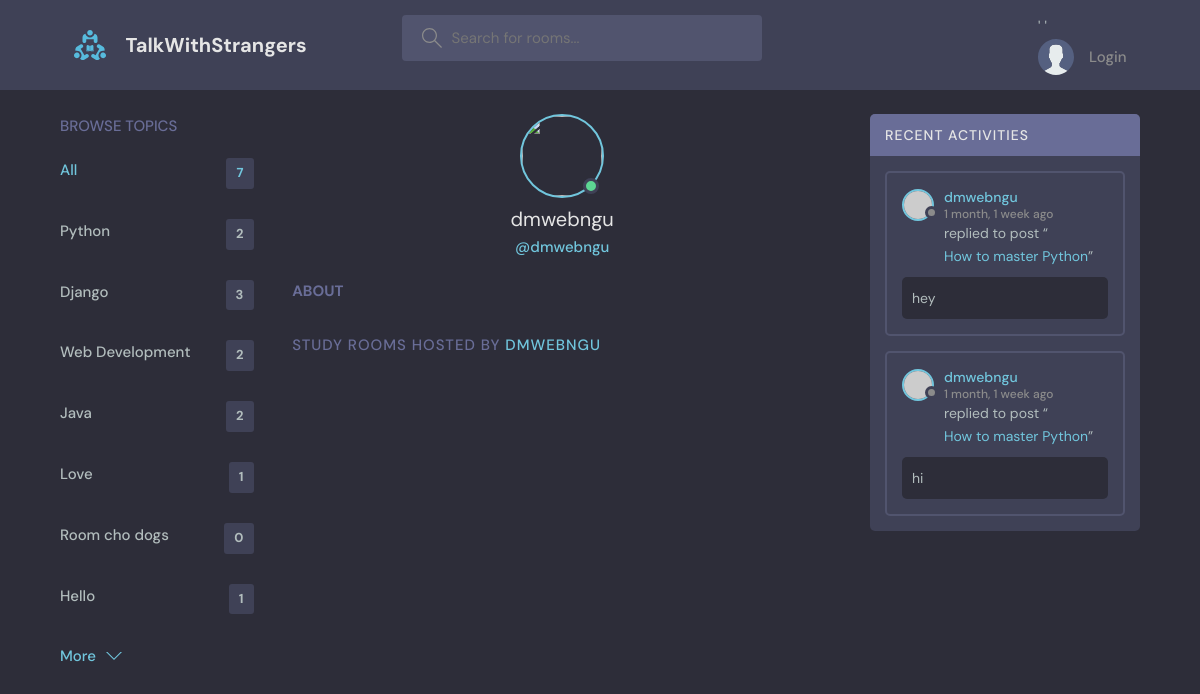
The app's page /profile/2/ with its own data.
### base/models.py (models this page shows, shortened)
class Topic(models.Model):
    name = models.CharField(max_length=200)

class Message(models.Model):
    user = models.ForeignKey(User, on_delete=models.CASCADE)
    room = models.ForeignKey(Room, on_delete=models.CASCADE)
    body = models.TextField()
    updated = models.DateTimeField(auto_now=True)
    created = models.DateTimeField(auto_now_add=True)
    class Meta:
        ordering = ['-updated', '-created']

class Room(models.Model):
    host = models.ForeignKey(User, on_delete=models.SET_NULL, null=True)
    topic = models.ForeignKey(Topic, on_delete=models.SET_NULL, null=True)
    name = models.CharField(max_length=200)
    description = models.TextField(null=True, blank=True)
    participants = models.ManyToManyField(User, related_name='participants', blank=True)
    updated = models.DateTimeField(auto_now=True)
    created = models.DateTimeField(auto_now_add=True)
    class Meta:
        ordering = ['-updated', '-created']
    def __str__(self):
        return self.name

### base/views.py (the view)
# urls.py: path('profile/<str:pk>/', views.userProfile, name='user-profile'),
def userProfile(request, pk):
    user = User.objects.get(id=pk)
    rooms = user.room_set.all()
    room_messages = user.message_set.all()
    topics = Topic.objects.all()
    context = {'user': user, 'rooms': rooms , 'room_messages': room_messages, 'topics': topics}
    return render(request, 'base/profile.html', context)

### base/templates/base/profile.html (shortened to what this page needs)
{% extends 'main.html' %}
{% block content %}
<main class="profile-page layout layout--3">
  <div class="container">
    {% include 'base/topics_component.html' %}
    <div class="roomList">
      <div class="profile">
        <div class="profile__avatar">
          <div class="avatar avatar--large active">
            <img src="{{user.avatar.url}}" />
          </div>
        </div>
        <div class="profile__info">
          <h3>{{user.username}}</h3>
          <p>@{{user.username}}</p>
        </div>
        <div class="profile__about">
          <h3>About</h3>
        </div>
      </div>
      <div class="roomList__header">
        <div>
          <h2>Study Rooms Hosted by <a>{{user.username}}</a>
          </h2>
        </div>
      </div>
    </div>
    {% include 'base/activity_component.html' %}
  </div>
</main>
{% endblock content %}

### base/templates/base/topics_component.html
<div class="topics">
    <div class="topics__header">
      <h2>Browse Topics</h2>
    </div>
    <ul class="topics__list">
      <li>
        <a href="{% url 'home' %}" class="active">All <span>{{topics.count}}</span></a>
      </li>
      {% for topic in topics %}
      <li>
        <a href="{% url 'home' %}?q={{topic.name}}">{{topic.name}} <span>{{topic.room_set.all.count}}</span></a>
      </li>
      {% endfor %}
    </ul>
    <a class="btn btn--link" href="topics.html">
      More
      <svg version="1.1" xmlns="http://www.w3.org/2000/svg" width="32" height="32" viewBox="0 0 32 32">
        <title>chevron-down</title>
        <path d="M16 21l-13-13h-3l16 16 16-16h-3l-13 13z"></path>
      </svg>
    </a>
  </div>

### base/templates/base/activity_component.html (shortened to what this page needs)
<div class="activities">
    <div class="activities__header">
      <h2>Recent Activities</h2>
    </div>
    {% for message in room_messages %}
    <div class="activities__box">
      <div class="activities__boxHeader roomListRoom__header">
        <a href="{% url 'user-profile' message.user.id %}" class="roomListRoom__author">
          <div class="avatar avatar--small">
            <img src="https://randomuser.me/api/portraits/women/11.jpg" />
          </div>
          <p>
            {{message.user}}
            <span>{{message.created|timesince}} ago</span>
          </p>
        </a>
      </div>
      <div class="activities__boxContent">
          <p>replied to post “<a href="{% url 'room' message.room.id %}">{{message.room}}</a>”</p>
          <div class="activities__boxRoomContent">
              {{message.body}}
          </div>
      </div>
    </div>
    {% endfor %}
  </div>

### records on screen
Topic: name "Python", room_set.all.count "2"
Topic: name "Django", room_set.all.count "3"
Topic: name "Web Development", room_set.all.count "2"
Topic: name "Java", room_set.all.count "2"
Topic: name "Love", room_set.all.count "1"
Topic: name "Room cho dogs", room_set.all.count "0"
Topic: name "Hello", room_set.all.count "1"
Message: user "dmwebngu", created "1 month, 1 week", room "How to master Python", body "hey"
Message: user "dmwebngu", created "1 month, 1 week", room "How to master Python", body "hi"

### other values on screen
{{ topics.count }} "7"
{{ user.username }} "dmwebngu"
{{ user.username }} "DMWEBNGU"
